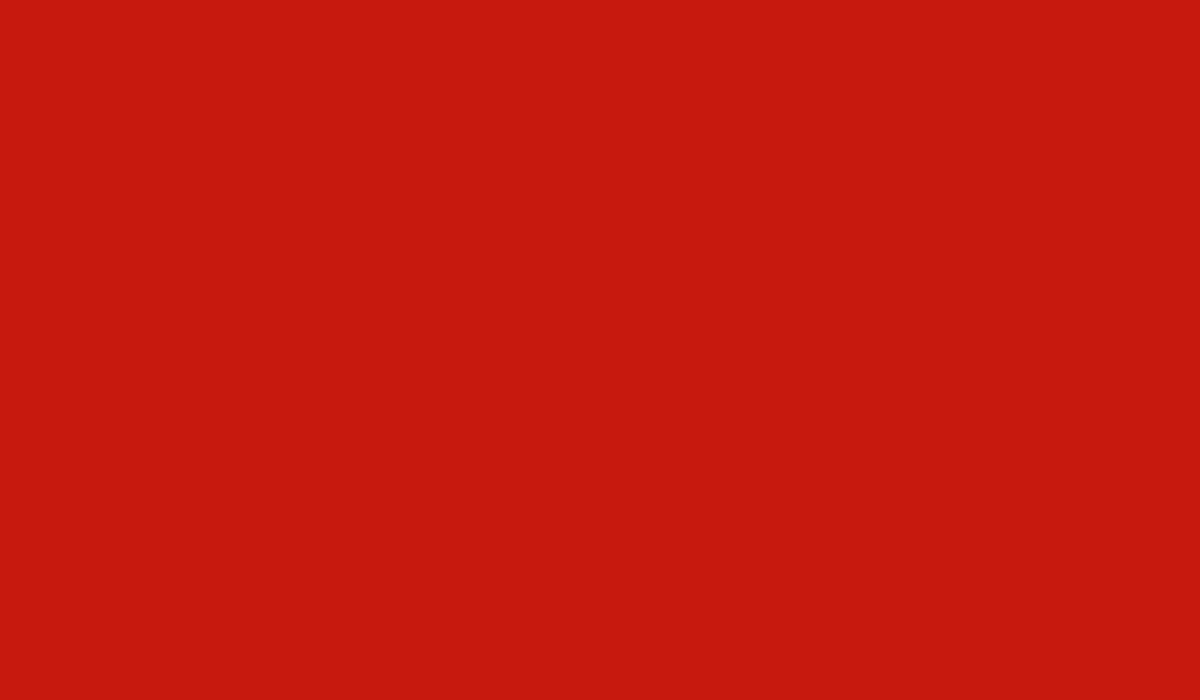
#> input picture blender/generator_web/tex/sign_danger.png, 1200 x 700 px
$ python post.py tex/sign_danger.png tex/sign_gen.png
#> lines starting #> are read from the running program, lines starting #| are printed output that depends on the picture
"""Film finish for the Generator Web still.
python post.py in.png out_basename   -> out_basename.png (16-bit), out_basename.jpg (q95)
All sizes scale with image width so tests and the 4K final match.
"""
import sys, numpy as np, cv2

src, dst = sys.argv[1], sys.argv[2]
img = cv2.imread(src, cv2.IMREAD_UNCHANGED)
#> img is the input picture: shape (700, 1200, 4); mean B, G, R, A 15, 25, 200, 27.4
img = img[..., :3].astype(np.float32) / (65535.0 if img.dtype == np.uint16 else 255.0)
#> img: shape (700, 1200, 3) float32
img = img[..., ::-1].copy()  # RGB
H, W = img.shape[:2]; s = W / 3840.0
#> after `H, W = img.shape[:2]`: H = 700; W = 1200
#> after `s = W / 3840.0`: s = 0.312
rng = np.random.default_rng(7)
lum = img @ np.array([0.2126, 0.7152, 0.0722], np.float32)
#> lum: shape (700, 1200) float32; every value is 0.241

# ---------------- rain: streaks only show where something bright is behind them
def streak_layer(n, len_rng, thick, alpha_rng, blur, angle_deg):
#> called with n = 1600, len_rng = (45, 110), thick = 1, alpha_rng = (0.05, 0.15), blur = 0.8, angle_deg = -7
    lay = np.zeros((H, W), np.float32)
    a = np.deg2rad(angle_deg)
    for _ in range(n):
        x, y = rng.uniform(-0.05 * W, 1.05 * W), rng.uniform(-0.05 * H, 1.0 * H)
        L = rng.uniform(*len_rng) * s
        da = a + rng.normal(0, np.deg2rad(1.2))
        x2, y2 = x + np.sin(da) * L, y + np.cos(da) * L
        cv2.line(lay, (int(x), int(y)), (int(x2), int(y2)), float(rng.uniform(*alpha_rng)), max(1, int(round(thick * s))), cv2.LINE_AA)
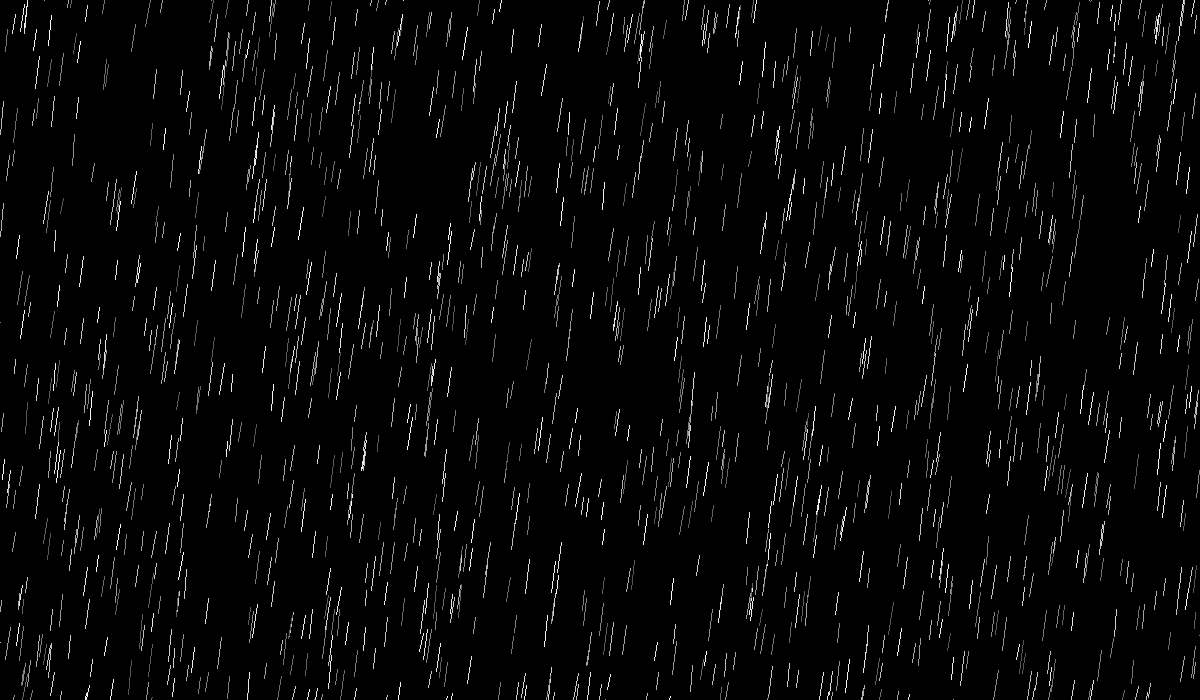
#> lay: shape (700, 1200) float32; min 0, max 0.15, mean 0.00409; drawn with min black and max white
    if blur > 0: lay = cv2.GaussianBlur(lay, (0, 0), blur * s)
    return lay
rain = (streak_layer(int(1600), (45, 110), 1.0, (0.05, 0.15), 0.8, -7)      # far
        + streak_layer(int(1300), (70, 160), 1.6, (0.08, 0.22), 1.2, -8)     # mid
        + streak_layer(int(260), (220, 520), 4.0, (0.06, 0.14), 6.0, -9))    # near, defocused
#> call 2 of streak_layer, with n = 1300, len_rng = (70, 160), thick = 1.6, alpha_rng = (0.08, 0.22), blur = 1.2, angle_deg = -8
#> after the loop in streak_layer (call 2), `for _ in range(n):`:
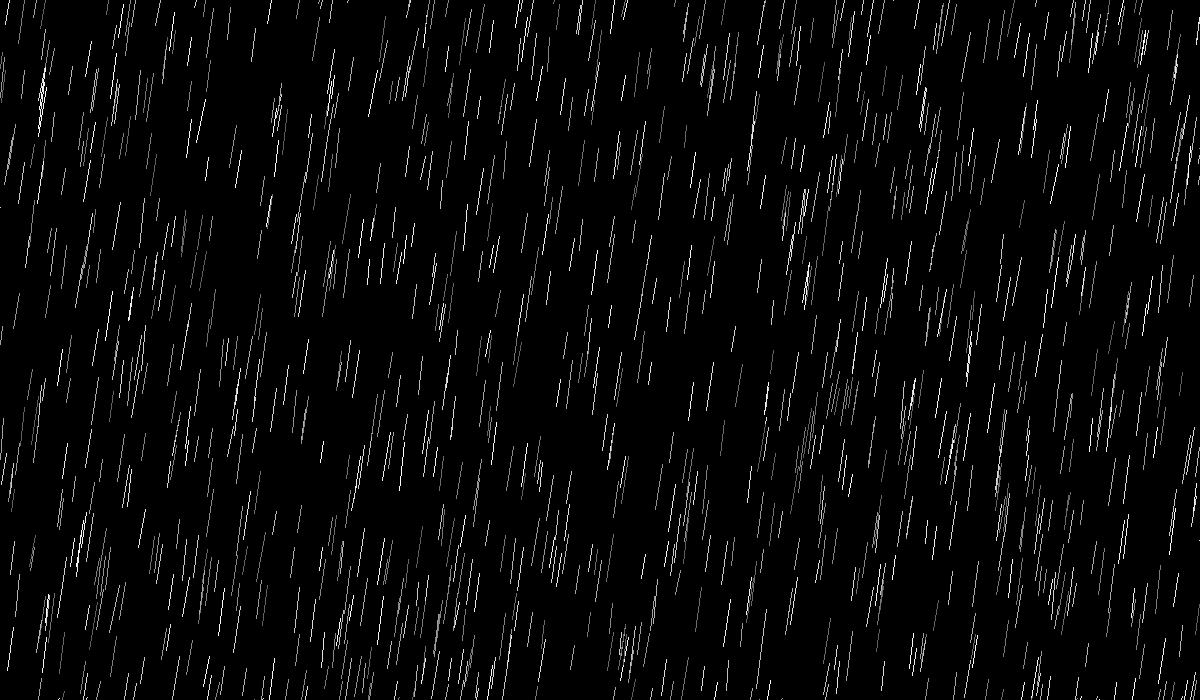
#> lay: shape (700, 1200) float32; min 0, max 0.22, mean 0.0072; drawn with min black and max white
#> call 3 of streak_layer, with n = 260, len_rng = (220, 520), thick = 4, alpha_rng = (0.06, 0.14), blur = 6, angle_deg = -9
#> after the loop in streak_layer (call 3), `for _ in range(n):`:
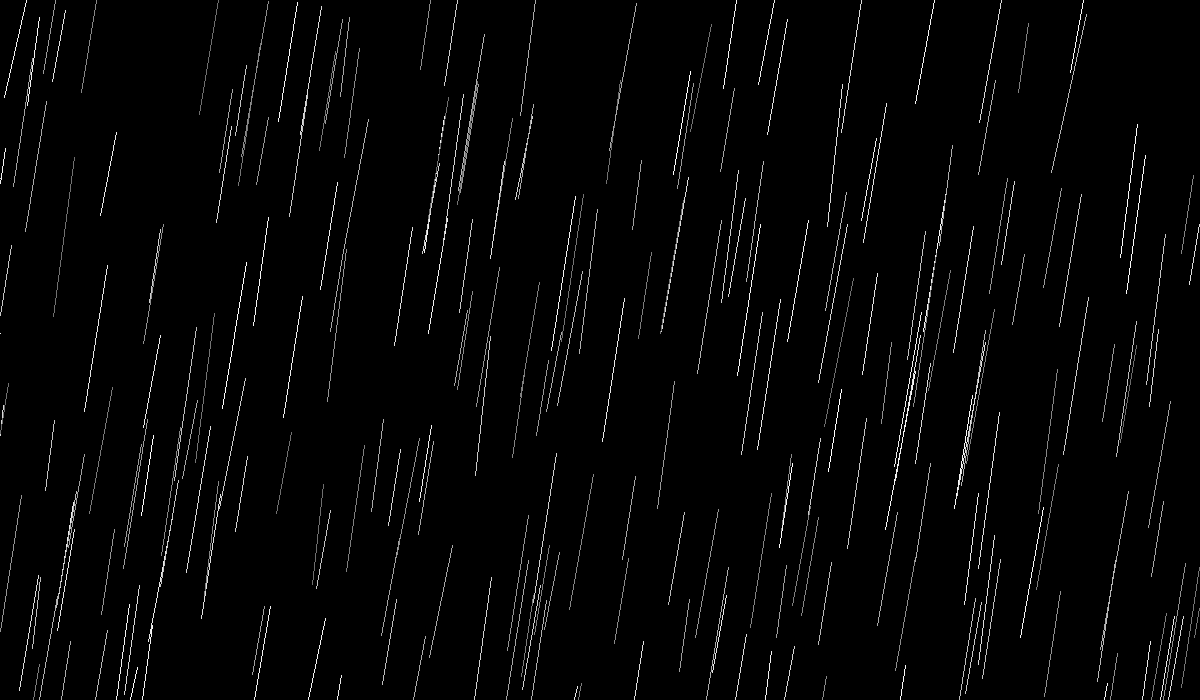
#> lay: shape (700, 1200) float32; min 0, max 0.14, mean 0.00302; drawn with min black and max white
light_behind = cv2.GaussianBlur(lum, (0, 0), 45 * s)
#> light_behind: shape (700, 1200) float32; every value is 0.241
light_behind = np.clip(light_behind / max(np.percentile(light_behind, 99.5), 1e-3), 0, 1) ** 1.4
#> light_behind: shape (700, 1200) float32; every value is 1
rain_vis = rain * (0.015 + 0.9 * light_behind)
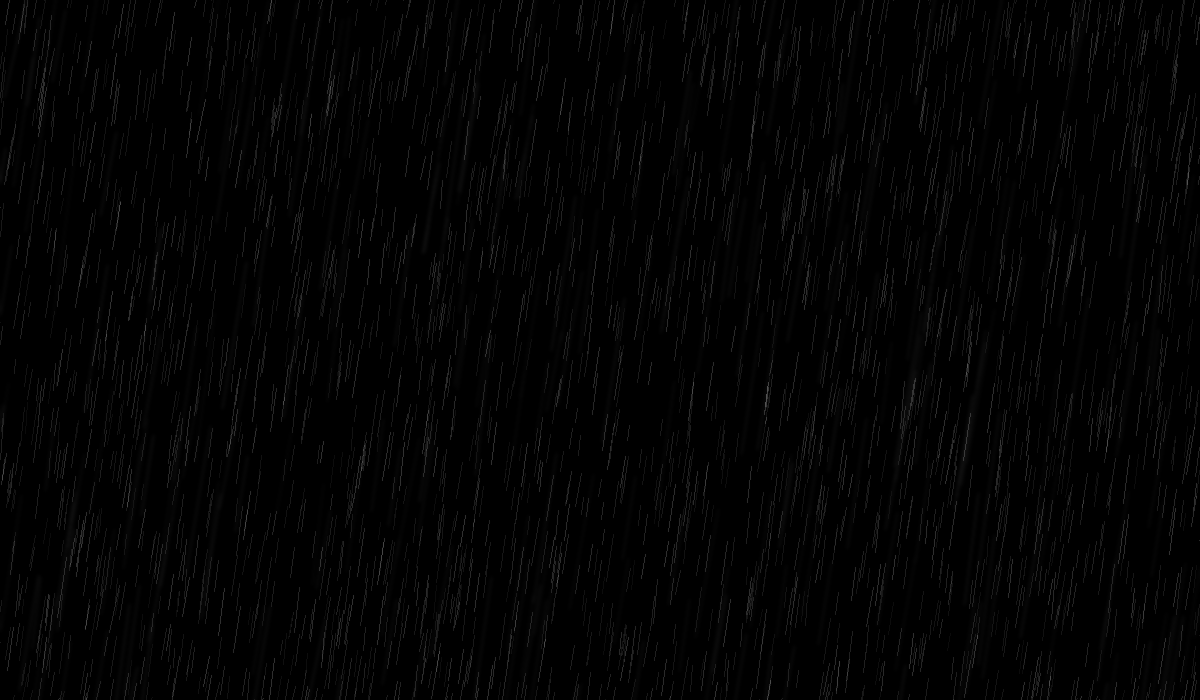
#> rain_vis: shape (700, 1200) float32; min 0, max 0.336, mean 0.0131
rain_col = np.array([0.80, 0.88, 1.0], np.float32)
img = 1 - (1 - img) * (1 - np.clip(rain_vis[..., None] * rain_col * 0.42, 0, 1))   # screen

# ---------------- halation (red-orange bleed around hot highlights, like film)
hot = np.clip((lum - 0.72) / 0.28, 0, 1)
#> hot: shape (700, 1200) float32; every value is 0
hal = cv2.GaussianBlur(hot, (0, 0), 14 * s) * 0.6 + cv2.GaussianBlur(hot, (0, 0), 40 * s) * 0.4
img += hal[..., None] * np.array([0.95, 0.30, 0.10], np.float32) * 0.22

# ---------------- grade: teal shadows, warm highlights, gentle S-curve
sh = np.clip(1 - lum / 0.35, 0, 1)[..., None]
#> sh: shape (700, 1200, 1) float32; every value is 0.311
hi = np.clip((lum - 0.45) / 0.55, 0, 1)[..., None]
img = img + sh * np.array([-0.006, 0.004, 0.010], np.float32) + hi * np.array([0.020, 0.006, -0.018], np.float32)
img = np.clip(img, 0, 1)
img = img + 0.06 * (img - 0.5) * (1 - np.abs(2 * img - 1))           # soft contrast
img = np.clip(img * 0.992 + 0.004, 0, 1)                               # film black lift

# ---------------- vignette (elliptical for scope)
yy, xx = np.mgrid[0:H, 0:W].astype(np.float32)
r = np.sqrt(((xx - W / 2) / (W / 2)) ** 2 + ((yy - H / 2) / (H / 2)) ** 2 * 0.55)
img *= (1 - 0.32 * np.clip(r - 0.55, 0, 1) ** 1.6)[..., None]

# ---------------- film grain (luma-weighted, ~35mm at 4K)
g = rng.normal(0, 1, (H, W)).astype(np.float32)
g = cv2.GaussianBlur(g, (0, 0), 0.75 * s); g /= g.std()
gc = rng.normal(0, 1, (H, W, 3)).astype(np.float32)
gc = cv2.GaussianBlur(gc, (0, 0), 0.9 * s); gc /= gc.std()
amt = (0.0045 + 0.0050 * np.clip(1 - np.abs(lum - 0.35) / 0.5, 0, 1))[..., None]
#> amt: shape (700, 1200, 1) float32; every value is 0.00841
img = np.clip(img + amt * (0.85 * g[..., None] + 0.2 * gc), 0, 1)

out = img[..., ::-1]
cv2.imwrite(dst + ".png", (out * 65535 + 0.5).astype(np.uint16))
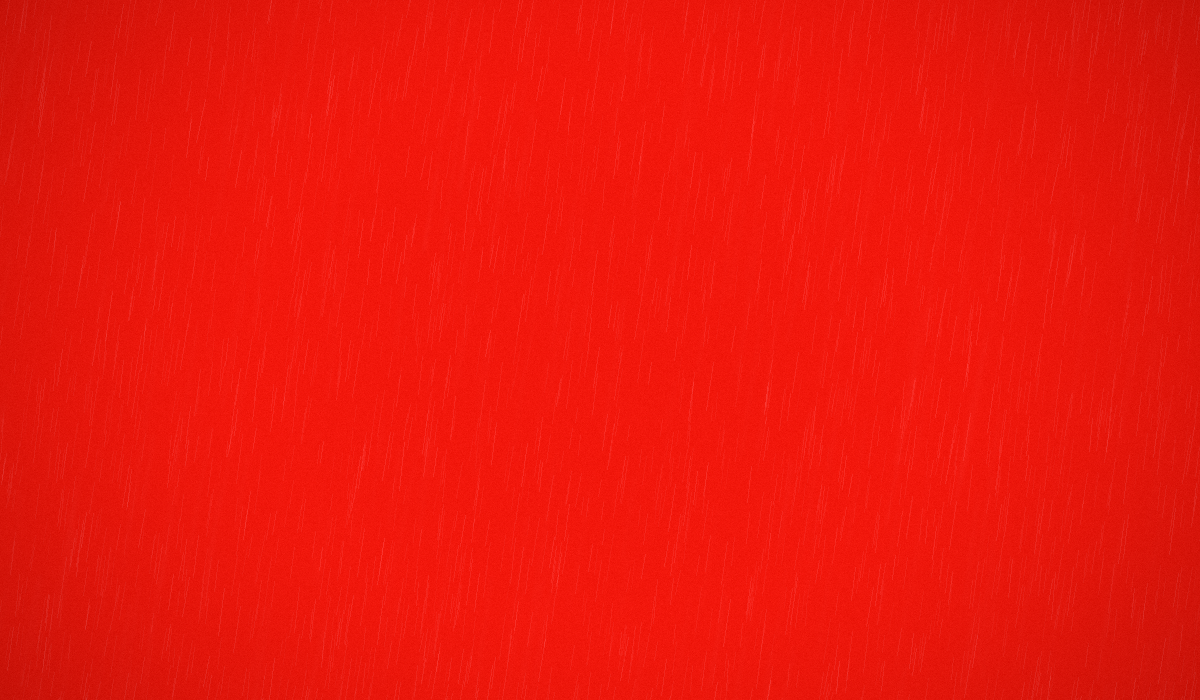
#> saved as sign_gen.png.png: shape (700, 1200, 3) uint16; mean B, G, R 4265.5, 6476.6, 50091.5; drawn with min black and max white
cv2.imwrite(dst + ".jpg", (out * 255 + 0.5).astype(np.uint8), [cv2.IMWRITE_JPEG_QUALITY, 95])
print("saved", dst, W, H)
#| saved tex/sign_gen.png 1200 700
